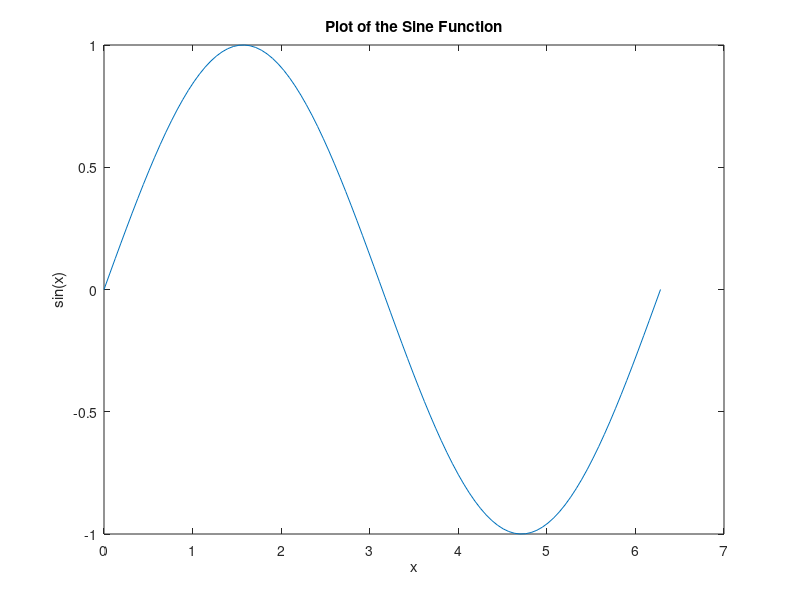
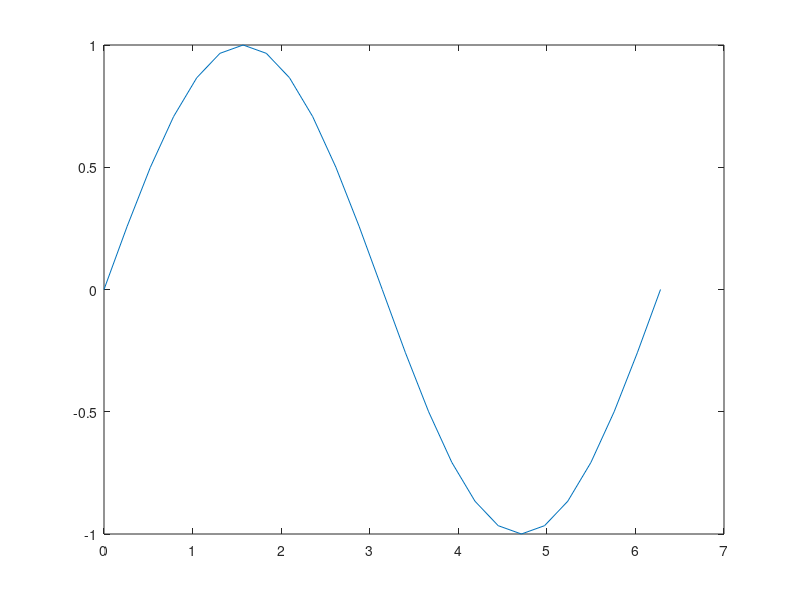

These figures' MATLAB source, in order:
clcclear#: linspace (start, end, n)#return a row vector with n linearly spaced elements between start and endx = linspace(0,2*pi,100);isvector(x)rows(x)isequal(columns(x),100)isequal(x(1),0)isequal(x(100),2*pi)isequal(x(2)-x(1),2*pi/(100-1))isequal(x(100)-x(1),2*pi)y = sin(x);plot(x,y)xlabel('x')ylabel('sin(x)')title('Plot of the Sine Function')figurex = linspace(0,2*pi,100);y = sin(x);plot(x,y)hold on y2 = cos(x);plot(x,y2)hold offx = linspace(0,2*pi,50);y = sin(x);plot(x,y,':')hold on y2 = cos(x);plot(x,y2,'--ro')# circle markers.hold offx = linspace(0,2*pi,25);y = sin(x);plot(x,y,'marker','o','markeredgecolor','b','linestyle', '-.','linewidth',2)x = linspace(0,2*pi,25);y = sin(x);ln = plot(x,y)#ln.LineWidth = 2;#ln.Color = [0 0.5 0.5];#ln.Marker = 'o';#ln.MarkerEdgeColor = 'b';